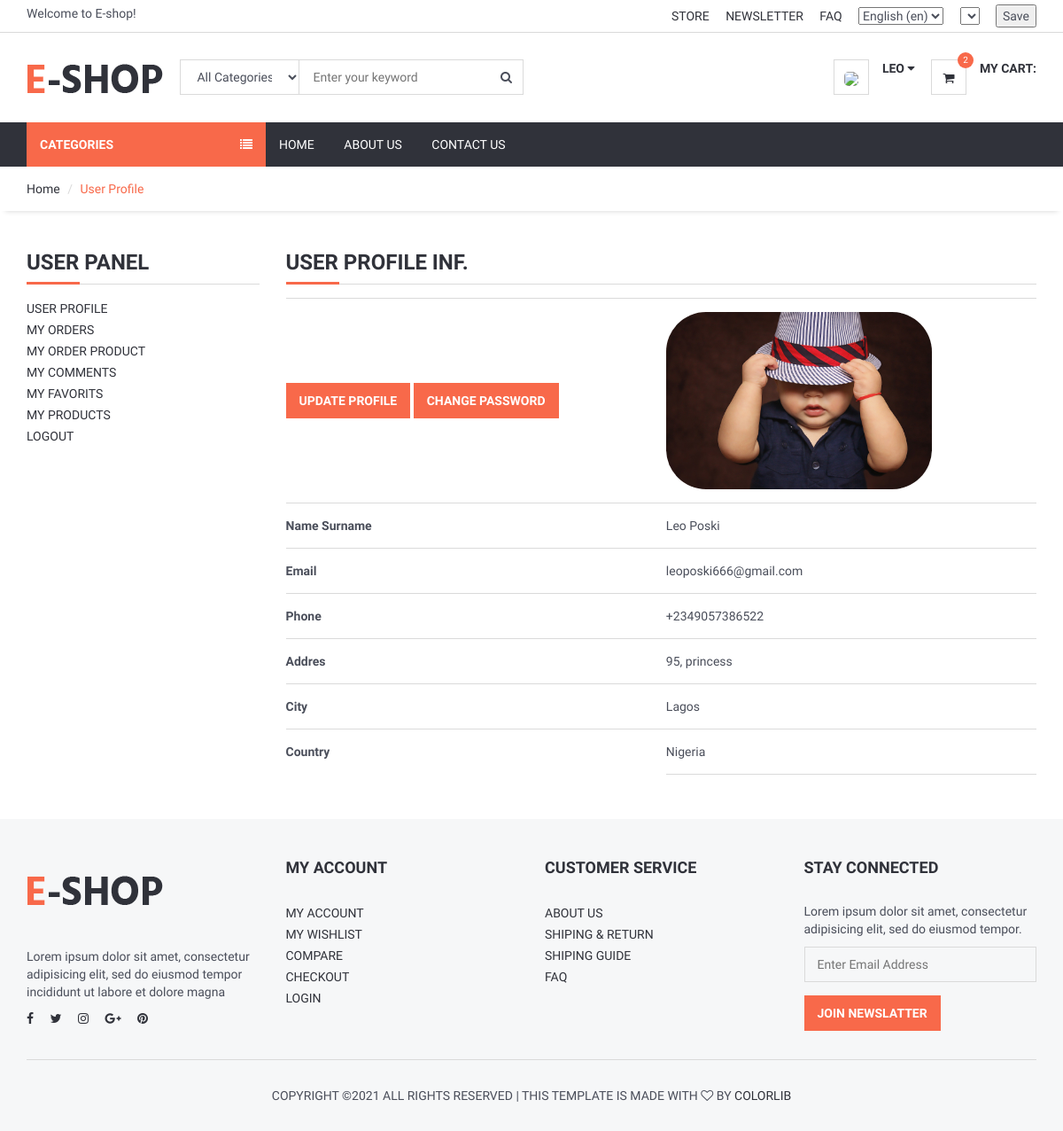
The page /user/ (signed in) on the database its author committed.
### user/models.py (models this page shows, shortened)
class UserProfile(models.Model):
    user = models.OneToOneField(User, on_delete=models.CASCADE)
    phone = models.CharField(blank=True, max_length=20)
    address = models.CharField(blank=True, max_length=150)
    city = models.CharField(blank=True, max_length=20)
    country = models.CharField(blank=True, max_length=50)
    image = models.ImageField(blank=True, upload_to='images/users/')
    language = models.ForeignKey(Language, on_delete=models.CASCADE, null=True,blank=True)
    currency = models.ForeignKey(Currency, on_delete=models.CASCADE, null=True,blank=True)
    def image_tag(self):
        return mark_safe('<img src="{}" height="50"/>'.format(self.image.url))
    image_tag.short_description = 'Image'

### user/views.py (the view)
# urls.py: path('', views.index, name='index'),
@login_required(login_url='/login') # Check login
def index(request):
    current_user = request.user  # Access User Session information
    profile = UserProfile.objects.get(user_id=current_user.id)
    context = {#'category': category,
               'profile':profile}
    return render(request,'user_profile.html',context)

### home/templatetags/myapptags.py (called while the page is built)
@register.simple_tag
def shopcartcount(userid):
    count = ShopCart.objects.filter(user_id=userid).count()
    return count

### user/templates/user_profile.html (shortened to what this page needs)
{% extends 'homebase.html' %}
{% block sidebar %} {% include 'sidebar.html' %} {% endblock %}
{% block body %}
    <div id="breadcrumb">
        <div class="container">
            <ul class="breadcrumb">
                <li><a href="/">Home</a></li>
                <li class="active">User Profile</li>
            </ul>
        </div>
    </div>
    <div class="section">
        <div class="container">
            <div class="row">
                <div class="col-md-3">
                    {% include "user_panel.html" %}
                </div>
                <div class="col-md-9">
                    <div class="billing-details">
                        <div class="section-title">
                            <h3 class="title">User Profile Inf.</h3>
                        </div>
                    </div>
                     <table class="shopping-cart-table table">
                        <tr>
                            <th class="text-left">
                                <a href="/user/update" class="primary-btn">Update Profile</a>
                                <a href="/user/password" class="primary-btn">Change Password</a>
                            </th>
                            <td><img src="{{ profile.image.url }}" style="border-radius: 45px; height: 200px "></td>
                        </tr>
                        <tr>
                            <th class="text-left">Name Surname</th>
                            <td class="text-left">{{ user.first_name}} {{ user.last_name}} </td>
                        </tr>
                        <tr>
                            <th class="text-left">Email</th>
                            <td class="text-left">{{ profile.user.email}}</td>
                        </tr>
                        <tr>
                            <th class="text-left">Phone</th>
                            <td class="text-left">{{ profile.phone}}</td>
                        </tr>
                        <tr>
                            <th class="text-left">Addres</th>
                            <td class="text-left">{{ profile.address}}</td>
                        </tr>
                        <tr>
                            <th class="text-left">City</th>
                            <td class="text-left">{{ profile.city}}</td>
                        </tr>
                        <tr>
                            <th class="text-left">Country</th>
                            <td class="text-left">{{ profile.country}}</td>
                        </tr>
                    </table>
                </div>
            </div>
        </div>
    </div>
{% endblock %}

### home/templates/homebase.html (shortened to what this page needs)
{% load i18n %}
<!DOCTYPE html>
<html lang="{{ LANGUAGE_CODE }}">
<head>
    {% load static %}
    <link type="text/css" rel="stylesheet" href="{% static '' %}css/bootstrap.min.css" />
    <link type="text/css" rel="stylesheet" href="{% static 'css/slick.css' %}" />
    <link type="text/css" rel="stylesheet" href="{% static '' %}css/slick-theme.css" />
    <link type="text/css" rel="stylesheet" href="{% static '' %}css/nouislider.min.css" />
    <link rel="stylesheet" href="{% static '' %}css/font-awesome.min.css">
    <link type="text/css" rel="stylesheet" href="{% static 'css/lagacy-style.css' %}" />
    <link rel="stylesheet" href="https://ajax.googleapis.com/ajax/libs/jqueryui/1.11.4/themes/smoothness/jquery-ui.css">
</head>
<body>
{% include 'header.html' %}
{% block sidebar %} {% endblock %}
{% block body %} {% endblock %}
{% include 'footer.html' %}
</body>
</html>

### home/templates/header.html (shortened to what this page needs)
{% load static %}
{% load i18n %}
{% load currency %}
<header>
    <div id="top-header">
        <div class="container">
            <div class="pull-left">
                <span>{% trans "Welcome to E-shop!" %}</span>
            </div>
            <div class="pull-right">
                <ul class="header-top-links">
                    <li><a href="#">{% trans "Store" %}</a></li>
                    <li><a href="#">{% trans "Newsletter" %}</a></li>
                    <li><a href="{% url 'faq' %}">{% trans "FAQ" %}</a></li>
                    <li class="dropdown default-dropdown">
                        <form action="{% url 'selectlanguage' %}" method="post">{% csrf_token %}
                            <select name="language" onchange="submit()" >
                                {% get_current_language as LANGUAGE_CODE %}
                                {% get_available_languages as LANGUAGES %}
                                {% get_language_info_list for LANGUAGES as languages %}
                                {% for language in languages %}
                                    <option value="{{ language.code }}"{% if language.code == LANGUAGE_CODE %} selected{% endif %}>
                                        {{ language.name_local }} ({{ language.code }})
                                    </option>
                                {% endfor %}
                            </select>
                        </form>
                    </li>
                    <li class="dropdown default-dropdown">
                        <form id="currency_switcher" method="POST" action="{% url 'selectcurrency' %}">
                            <select name="currency" onchange="submit()" >
                            </select>
                        </form>
                    </li>
                    <li class="dropdown default-dropdown">
                        <form id="currency_switcher" method="POST" action="{% url 'savelangcur' %}">
                            <input type="submit" value="Save" />
                        </form>
                    </li>
                </ul>
            </div>
        </div>
    </div>
    <div id="header">
        <div class="container">
            <div class="pull-left">
                <div class="header-logo">
                    <a class="logo" href="{% url 'home' %}">
                        <img src="{% static '' %}img/logo.png" alt="">
                    </a>
                </div>
                <div class="header-search">
                    <form action="/search/" method="post">
                        <input id="query" name="query" class="input search-input" type="text" placeholder="Enter your keyword">
                        <select name="catid"  class="input search-categories">
                            <option value="0">{% trans "All Categories" %}</option>
                        </select>
                        <button class="search-btn"><i class="fa fa-search"></i></button>
                    </form>
                </div>
            </div>
            <div class="pull-right" >
                <ul class="header-btns">
                    <li class="header-account dropdown default-dropdown">
                        {% if user.id is not None %}
                            <div class="dropdown-toggle" role="button" data-toggle="dropdown" aria-expanded="true">
                                <div class="header-btns-icon">
                                    <img src="{{ request.session.userimage }}" style="height: 40px; border-radius: 30%">
                                </div>
                                <strong class="text-uppercase">{{ user.first_name }} <i class="fa fa-caret-down"></i></strong>
                            </div>
                        {% else %}
                            <a href="{% url 'login' %}" class="text-uppercase">Login</a> / <a href="{% url 'signup' %}" class="text-uppercase">Sign Up</a>
                        {% endif %}
                    </li>
                    <li class="header-cart dropdown default-dropdown">
                        <a href="{% url 'shopcart'%}" >
                            <div class="header-btns-icon">
                                <i class="fa fa-shopping-cart"></i>
                                {% load myapptags %}
                                {% shopcartcount user.id as count %}
                                <span class="qty">{{ count }}</span>
                            </div>
                            <strong class="text-uppercase">{% trans "My Cart:" %}</strong>
                            <br>
                        </a>
                    </li>
                </ul>
            </div>
        </div>
    </div>
</header>

### home/templates/sidebar.html (shortened to what this page needs)
{% load static %}
{% load i18n %}
<div id="navigation">
    <div class="container">
        <div id="responsive-nav">
            {% if page %}
                <div class="category-nav">
            {% else %}
                <div class="category-nav show-on-click">
            {% endif %}
            <span class="category-header">{% trans "Categories" %} <i class="fa fa-list"></i></span>
            {% load myapptags %}
            </div>
            <div class="menu-nav">
                <ul class="menu-list">
                    <li><a href="{% url 'home' %}">{% trans "Home" %}</a></li>
                    <li><a href="{% url 'aboutus' %}">{% trans "About Us" %}</a></li>
                    <li><a href="{% url 'contactus' %}">{% trans "Contact Us" %}</a></li>
                </ul>
            </div>
            </div>
        </div>
    </div>

### user/templates/user_panel.html
<div class="billing-details">
    <div class="section-title">
        <h3 class="title">User Panel</h3>
    </div>
    <div class="aside">
    <ul class="list-links">
        <li><a href="/user">User Profile</a></li>
        <li><a href="/user/orders">My Orders</a></li>
        <li><a href="/user/orders_product">My Order Product</a></li>
        <li><a href="/user/comments">My Comments</a></li>
        <li><a href="/user/favorits">My Favorits</a></li>
        <li><a href="/user/products">My Products</a></li>
        <li><a href="/logout">Logout</a></li>
    </ul>
</div>
</div>

### home/templates/footer.html (shortened to what this page needs)
{% load static %}
	<footer id="footer" class="section section-grey">
		<div class="container">
			<div class="row">
				<div class="col-md-3 col-sm-6 col-xs-6">
					<div class="footer">
						<div class="footer-logo">
							<a class="logo" href="#">
		            <img src="{% static '' %}img/logo.png" alt="">
		          </a>
						</div>
						<p>Lorem ipsum dolor sit amet, consectetur adipisicing elit, sed do eiusmod tempor incididunt ut labore et dolore magna</p>
						<ul class="footer-social">
							<li><a href="#"><i class="fa fa-facebook"></i></a></li>
							<li><a href="#"><i class="fa fa-twitter"></i></a></li>
							<li><a href="#"><i class="fa fa-instagram"></i></a></li>
							<li><a href="#"><i class="fa fa-google-plus"></i></a></li>
							<li><a href="#"><i class="fa fa-pinterest"></i></a></li>
						</ul>
					</div>
				</div>
				<div class="col-md-3 col-sm-6 col-xs-6">
					<div class="footer">
						<h3 class="footer-header">My Account</h3>
						<ul class="list-links">
							<li><a href="#">My Account</a></li>
							<li><a href="#">My Wishlist</a></li>
							<li><a href="#">Compare</a></li>
							<li><a href="#">Checkout</a></li>
							<li><a href="#">Login</a></li>
						</ul>
					</div>
				</div>
				<div class="col-md-3 col-sm-6 col-xs-6">
					<div class="footer">
						<h3 class="footer-header">Customer Service</h3>
						<ul class="list-links">
							<li><a href="#">About Us</a></li>
							<li><a href="#">Shiping & Return</a></li>
							<li><a href="#">Shiping Guide</a></li>
							<li><a href="#">FAQ</a></li>
						</ul>
					</div>
				</div>
				<div class="col-md-3 col-sm-6 col-xs-6">
					<div class="footer">
						<h3 class="footer-header">Stay Connected</h3>
						<p>Lorem ipsum dolor sit amet, consectetur adipisicing elit, sed do eiusmod tempor.</p>
						<form>
							<div class="form-group">
								<input class="input" placeholder="Enter Email Address">
							</div>
							<button class="primary-btn">Join Newslatter</button>
						</form>
					</div>
				</div>
			</div>
			<hr>
			<div class="row">
				<div class="col-md-8 col-md-offset-2 text-center">
					<div class="footer-copyright">
						Copyright &copy;<script>document.write(new Date().getFullYear());</script> All rights reserved | This template is made with <i class="fa fa-heart-o" aria-hidden="true"></i> by <a href="https://colorlib.com" target="_blank">Colorlib</a>
					</div>
				</div>
			</div>
		</div>
	</footer>

### rows shown on the page
UserProfile: image (picture), user.email "leoposki666@gmail.com", phone "+2349057386522", address "95, princess", city "Lagos", country "Nigeria"

### other values the page prints
{{ user.first_name }} "LEO"
{{ count }} "2"
{{ user.first_name }} "Leo"
{{ user.last_name }} "Poski"
form field language "English (en)"
